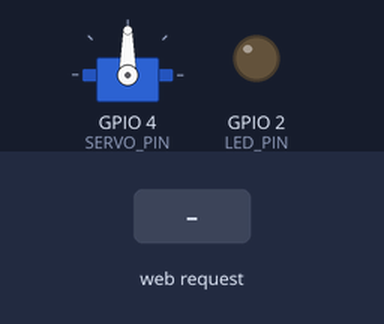
The sketch below on a simulated ESP32. Parts: servo, output pins drawn as LEDs (lit = HIGH). Inputs (shaded band) come from the test bench. WiFi joins after 1.5 s; servers stay silent unless stated; what the sketch prints to the serial monitor is not drawn.

Above: at 2.7 s.
2.8 s: HTTP request GET /led/on received
At 4.0 s:
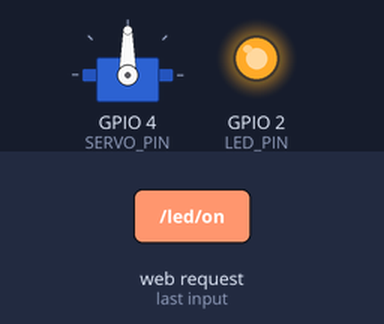
4.3 s: HTTP request GET /servo/close received
At 5.2 s:
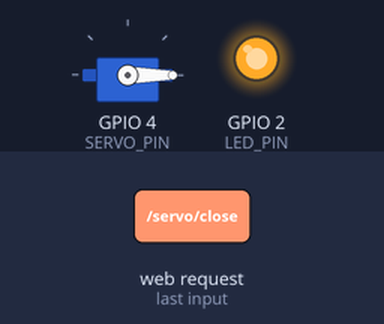
5.8 s: HTTP request GET /led/off received
At 6.3 s:
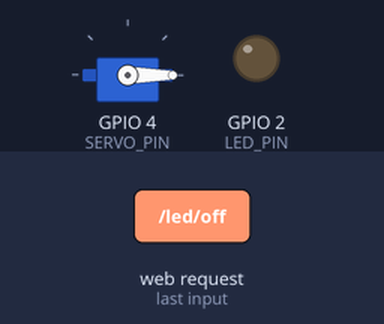
7.3 s: HTTP request GET /servo/open received
At 8.7 s:
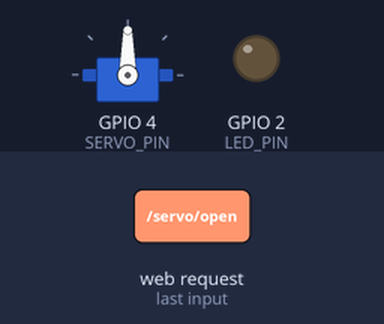
Timing chart, 0 to 9.8 s (numbered marks = the images above; inputs shaded):
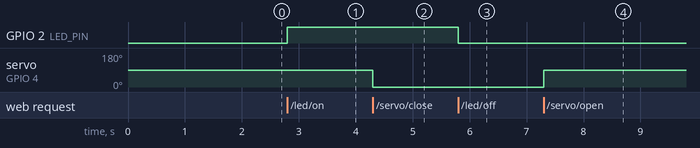

Measured:
- after the input at 2.8 s, GPIO 2 (LED_PIN): LOW → HIGH at once
- after the input at 4.3 s, servo on GPIO 4 (SERVO_PIN): 90° → 0° at once
- after the input at 5.8 s, GPIO 2 (LED_PIN): HIGH → LOW at once
- after the input at 7.3 s, servo on GPIO 4 (SERVO_PIN): 0° → 90° at once

The sketch:

code.ino
```cpp
#include <WiFi.h>
#include <ESP32WebServer.h>
#include <Servo.h>

const char* ssid = "YOUR_WIFI";        // Replace with your WiFi SSID
const char* password = "YOUR_PASS";    // Replace with your WiFi password

#define LED_PIN 2
#define SERVO_PIN 4

Servo myServo;
ESP32WebServer server(80); // Web server on port 80

String htmlPage = R"rawliteral(
<!DOCTYPE html>
<html>
  <head>
    <title>ESP32 Remote Control</title>
  </head>
  <body>
    <h1>ESP32 Web Server</h1>
    <button onclick="fetch('/led/on')">LED ON</button>
    <button onclick="fetch('/led/off')">LED OFF</button>
    <button onclick="fetch('/servo/open')">Servo Open</button>
    <button onclick="fetch('/servo/close')">Servo Close</button>
  </body>
</html>
)rawliteral";

void handleRoot() {
  server.send(200, "text/html", htmlPage);
}

void ledOn() {
  digitalWrite(LED_PIN, HIGH);
  server.send(200, "text/plain", "LED ON");
}

void ledOff() {
  digitalWrite(LED_PIN, LOW);
  server.send(200, "text/plain", "LED OFF");
}

void servoOpen() {
  myServo.write(90);  // open position
  server.send(200, "text/plain", "Servo Open");
}

void servoClose() {
  myServo.write(0);   // close position
  server.send(200, "text/plain", "Servo Close");
}

void setupServer() {
  server.on("/", handleRoot);
  server.on("/led/on", ledOn);
  server.on("/led/off", ledOff);
  server.on("/servo/open", servoOpen);
  server.on("/servo/close", servoClose);

  server.begin();
  Serial.println("HTTP server started");
}

void setup() {
  Serial.begin(115200);

  // Pin setup
  pinMode(LED_PIN, OUTPUT);
  myServo.attach(SERVO_PIN);

  // Connect to WiFi
  WiFi.begin(ssid, password);
  Serial.print("Connecting to WiFi");
  while (WiFi.status() != WL_CONNECTED) {
    delay(500);
    Serial.print(".");
  }
  Serial.println("\nWiFi Connected!");
  Serial.print("IP Address: ");
  Serial.println(WiFi.localIP());

  // Setup server routes
  setupServer();
}

void loop() {
  server.handleClient();  // Listen and respond to web requests
}
```
